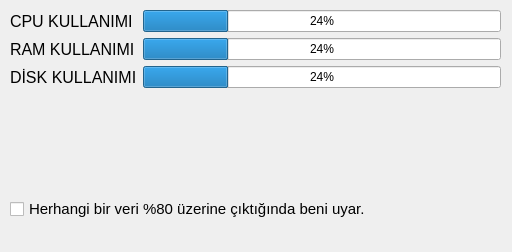
<?xml version="1.0" encoding="UTF-8"?>
<ui version="4.0">
 <class>Form</class>
 <widget class="QWidget" name="Form">
  <property name="geometry">
   <rect>
    <x>0</x>
    <y>0</y>
    <width>512</width>
    <height>252</height>
   </rect>
  </property>
  <property name="windowTitle">
   <string>System Dashboard</string>
  </property>
  <widget class="QWidget" name="layoutWidget">
   <property name="geometry">
    <rect>
     <x>10</x>
     <y>10</y>
     <width>491</width>
     <height>211</height>
    </rect>
   </property>
   <layout class="QVBoxLayout" name="verticalLayout">
    <item>
     <layout class="QFormLayout" name="formLayout">
      <item row="0" column="0">
       <widget class="QLabel" name="label_3">
        <property name="font">
         <font>
          <family>Segoe UI</family>
          <pointsize>12</pointsize>
          <weight>50</weight>
          <bold>false</bold>
         </font>
        </property>
        <property name="text">
         <string>CPU KULLANIMI</string>
        </property>
       </widget>
      </item>
      <item row="0" column="1">
       <widget class="QProgressBar" name="pbCpuUsage">
        <property name="value">
         <number>24</number>
        </property>
       </widget>
      </item>
      <item row="1" column="0">
       <widget class="QLabel" name="label_2">
        <property name="font">
         <font>
          <family>Segoe UI</family>
          <pointsize>12</pointsize>
          <weight>50</weight>
          <bold>false</bold>
         </font>
        </property>
        <property name="text">
         <string>RAM KULLANIMI</string>
        </property>
       </widget>
      </item>
      <item row="1" column="1">
       <widget class="QProgressBar" name="pbRamUsage">
        <property name="value">
         <number>24</number>
        </property>
       </widget>
      </item>
      <item row="2" column="0">
       <widget class="QLabel" name="label">
        <property name="font">
         <font>
          <family>Segoe UI</family>
          <pointsize>12</pointsize>
          <weight>50</weight>
          <bold>false</bold>
         </font>
        </property>
        <property name="text">
         <string>DİSK KULLANIMI</string>
        </property>
       </widget>
      </item>
      <item row="2" column="1">
       <widget class="QProgressBar" name="pbDiscUsage">
        <property name="value">
         <number>24</number>
        </property>
       </widget>
      </item>
     </layout>
    </item>
    <item>
     <spacer name="verticalSpacer">
      <property name="orientation">
       <enum>Qt::Vertical</enum>
      </property>
      <property name="sizeHint" stdset="0">
       <size>
        <width>20</width>
        <height>40</height>
       </size>
      </property>
     </spacer>
    </item>
    <item>
     <widget class="QCheckBox" name="cbWarner">
      <property name="font">
       <font>
        <family>Segoe UI</family>
        <pointsize>11</pointsize>
       </font>
      </property>
      <property name="text">
       <string>Herhangi bir veri %80 üzerine çıktığında beni uyar.</string>
      </property>
     </widget>
    </item>
   </layout>
  </widget>
 </widget>
 <resources/>
 <connections/>
</ui>
